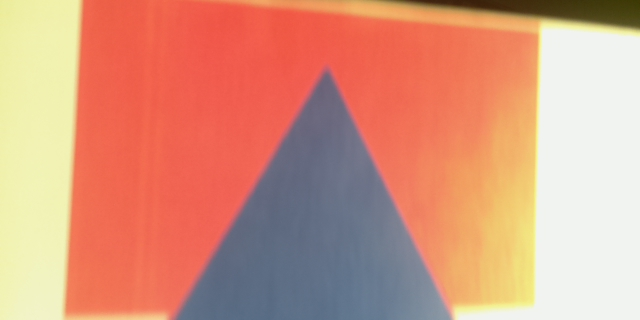
#> input picture img.jpeg, 640 x 320 px
$ python -i harris.py   (imports and definitions only)
#> lines starting #> are read from the running program, lines starting #| are printed output that depends on the picture
import os
from scipy.ndimage import filters
from PIL import Image

import numpy as np
from matplotlib import pyplot as plt

import datetime

def compute_harris_response(im, sigma=1):
    """compute the harris corner detector response function for
    each pixel"""
    start = datetime.datetime.now()
    #derivatives
    imx = np.zeros(im.shape)
    # gaussian filter args:
    #   input - an array,
    #   [standard deviation],
    #   [order], on each axis
    #   output
    filters.gaussian_filter(im, (sigma, sigma), (0,1),  imx)
    imy = np.zeros(im.shape)
    filters.gaussian_filter(im, (sigma, sigma), (1,0), imy)
    #harris matrix components
    Wxx = filters.gaussian_filter(imx*imx, sigma)
    Wxy = filters.gaussian_filter(imx*imy, sigma)
    Wyy = filters.gaussian_filter(imy*imy, sigma)
    delta = datetime.datetime.now()


    #determinant and trace to approx
    #[[x, y]  * [[x, y] = [[xx, xy]
    # [x, y]]   [x, y]]    [xy, yy]]
    # Det = xx*yy - xy*xy
    # Trace = xx + yy
    Wdet = Wxx*Wyy - Wxy**2
    Wtr = Wxx + Wyy

    # added these two lines to account for NaN
    res = Wdet / Wtr
    res[np.isnan(res)] = 0

    return res

# [126 lines left out: functions get_harris_points, plot_harris_points, get_descriptors, match, match_twosided, appendimages and 1 more, not called in this run]


# [22 lines not run here, left out]

>>> import cv2
>>> picture = cv2.imread('../img.jpeg', cv2.IMREAD_GRAYSCALE)
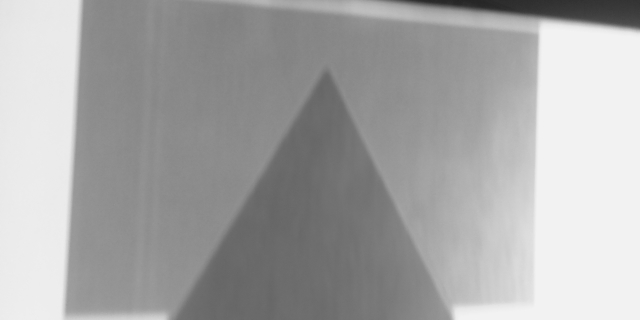
#> picture: shape (320, 640); min 36, max 243, mean 167.5
>>> result = compute_harris_response(picture)
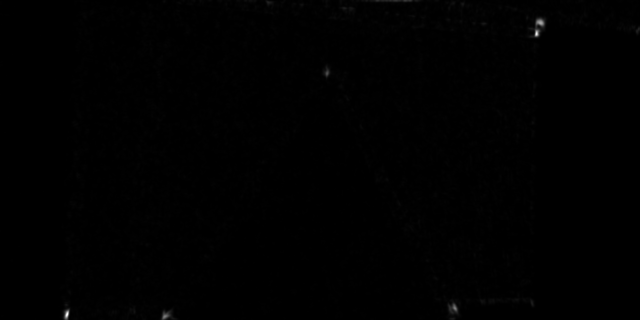
#> result: shape (320, 640) float64; min -3e-35, max 5.7, mean 0.0232; drawn with min black and max white
